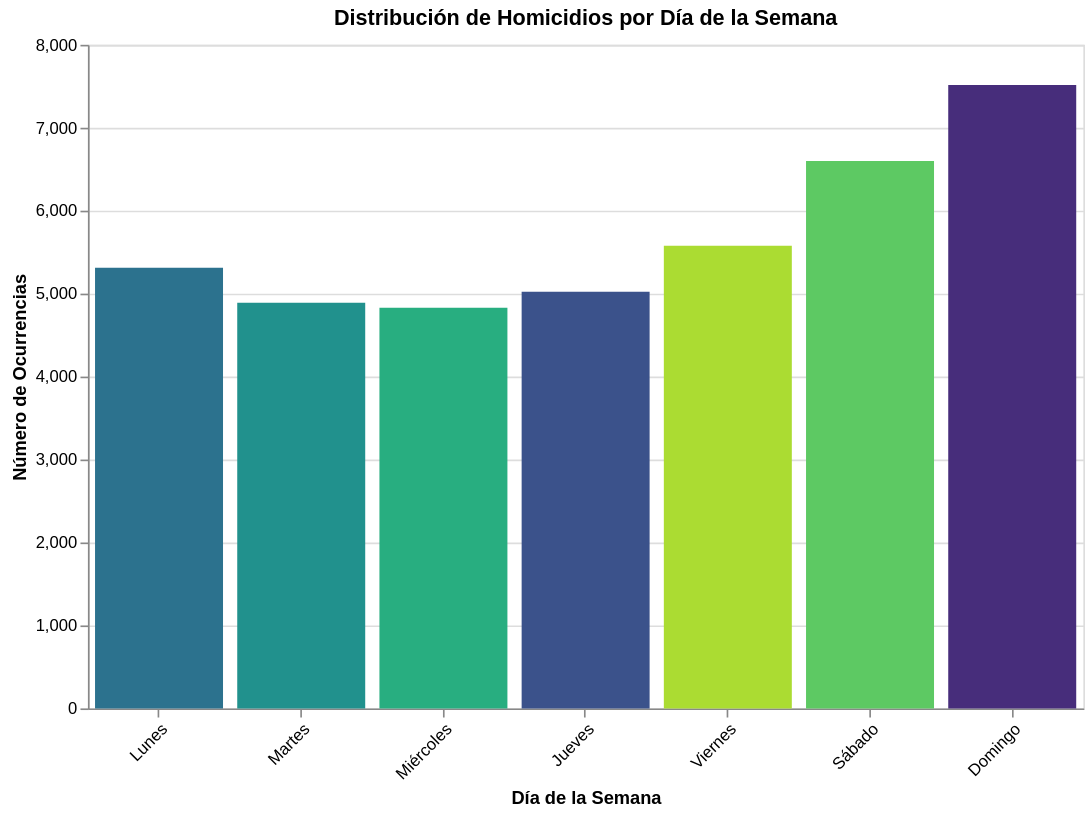

This figure's notebook cell:
### Markdown cell above
# **Pregunta 1: Patrón temporal semanal**

¿Existen días de la semana donde ocurren más homicidios?
¿Se observa concentración en fines de semana o días laborales?

**Enfoque analítico esperado:**
Identificar periodicidad semanal y comparar intensidad por día.

### Code cell
# 1. Extraer el día de la semana numérico (0 = Lunes, 6 = Domingo)
df['dia_semana_num'] = df['fecha_hora_infraccion'].dt.dayofweek

# 2. Mapear a nombres de días para facilitar la lectura
dias_map = {
    0: 'Lunes', 1: 'Martes', 2: 'Miércoles',
    3: 'Jueves', 4: 'Viernes', 5: 'Sábado', 6: 'Domingo'
}
df['dia_semana'] = df['dia_semana_num'].map(dias_map)

# 3. Conteo de homicidios por día de la semana (garantizando el orden correcto de los días)
contagem_por_dia = df['dia_semana'].value_counts().reindex(list(dias_map.values()))
print("--- Conteo de Homicidios por Día de la Semana ---")
print(contagem_por_dia)

# 4. Agrupar los datos comparando Fin de Semana vs Día Laboral
df['tipo_dia'] = df['dia_semana_num'].apply(lambda x: 'Fin de Semana' if x >= 5 else 'Día Laboral')
contagem_tipo_dia = df['tipo_dia'].value_counts()
print("\n--- Conteo por Tipo de Día (Fin de Semana vs Día Laboral) ---")
print(contagem_tipo_dia)

# 5. Visualización gráfica de los resultados con Altair
df_plot = contagem_por_dia.reset_index()
df_plot.columns = ['Día de la Semana', 'Número de Ocurrencias']

chart = alt.Chart(df_plot).mark_bar().encode(
    x=alt.X('Día de la Semana:N', 
            sort=list(dias_map.values()), 
            title='Día de la Semana',
            axis=alt.Axis(labelAngle=-45)),
    y=alt.Y('Número de Ocurrencias:Q', title='Número de Ocurrencias'),
    color=alt.Color('Día de la Semana:N', legend=None, scale=alt.Scale(scheme='viridis')),
    tooltip=['Día de la Semana', 'Número de Ocurrencias']
).properties(
    title='Distribución de Homicidios por Día de la Semana',
    width=600,
    height=400
)

chart.show()

### Figure 1 — Vega-Lite specification as saved in the notebook (floating-point values rounded to 4 significant figures)
{"config": {"view": {"continuousWidth": 300, "continuousHeight": 300}}, "data": {"name": "data-6805f8d945ce7d8ebc92f1bd818c6b45"}, "mark": {"type": "bar"}, "encoding": {"color": {"field": "Día de la Semana", "legend": null, "scale": {"scheme": "viridis"}, "type": "nominal"}, "tooltip": [{"field": "Día de la Semana", "type": "nominal"}, {"field": "Número de Ocurrencias", "type": "quantitative"}], "x": {"axis": {"labelAngle": -45}, "field": "Día de la Semana", "sort": ["Lunes", "Martes", "Miércoles", "Jueves", "Viernes", "Sábado", "Domingo"], "title": "Día de la Semana", "type": "nominal"}, "y": {"field": "Número de Ocurrencias", "title": "Número de Ocurrencias", "type": "quantitative"}}, "height": 400, "title": "Distribución de Homicidios por Día de la Semana", "width": 600, "$schema": "https://vega.github.io/schema/vega-lite/v6.1.0.json", "datasets": {"data-6805f8d945ce7d8ebc92f1bd818c6b45": [{"Día de la Semana": "Lunes", "Número de Ocurrencias": 5313}, {"Día de la Semana": "Martes", "Número de Ocurrencias": 4891}, {"Día de la Semana": "Miércoles", "Número de Ocurrencias": 4830}, {"Día de la Semana": "Jueves", "Número de Ocurrencias": 5023}, {"Día de la Semana": "Viernes", "Número de Ocurrencias": 5577}, {"Día de la Semana": "Sábado", "Número de Ocurrencias": 6599}, {"Día de la Semana": "Domingo", "Número de Ocurrencias": 7515}]}}
